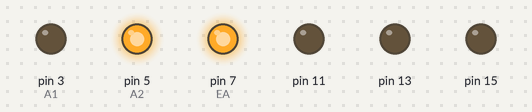
The program below on a simulated Raspberry Pi (header pin numbers). Parts: output pins drawn as LEDs (lit = HIGH). At 1.0 s the program stops and its outputs stay as they are.

Above: at 0.1 s.
At 1.1 s:
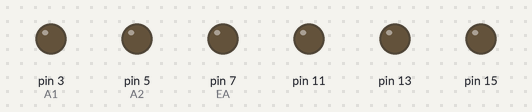
Timing chart, 0 to 2.5 s (numbered marks = the images above):
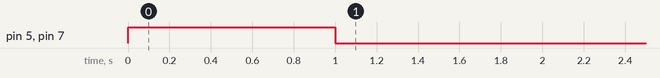

Measured:
- by itself, pin 5 (A2), pin 7 (EA): LOW → HIGH at 0.00 s, → LOW 1.0 s later

The program:

motor_driver.py
```python
import RPi.GPIO as gpio
from time import sleep
gpio.setwarnings(False)
gpio.setmode(gpio.BOARD)

A1=3
A2=5
EA=7
EB=11
B2=13
B1=15

gpio.setup(3,gpio.OUT,initial=gpio.LOW)
gpio.setup(5,gpio.OUT,initial=gpio.LOW)
gpio.setup(7,gpio.OUT,initial=gpio.LOW)
gpio.setup(11,gpio.OUT,initial=gpio.LOW)
gpio.setup(13,gpio.OUT,initial=gpio.LOW)
gpio.setup(15,gpio.OUT,initial=gpio.LOW)


gpio.output(A1,gpio.LOW)
gpio.output(A2,gpio.HIGH)
gpio.output(EA,gpio.HIGH)
sleep(1)
gpio.cleanup()
```
